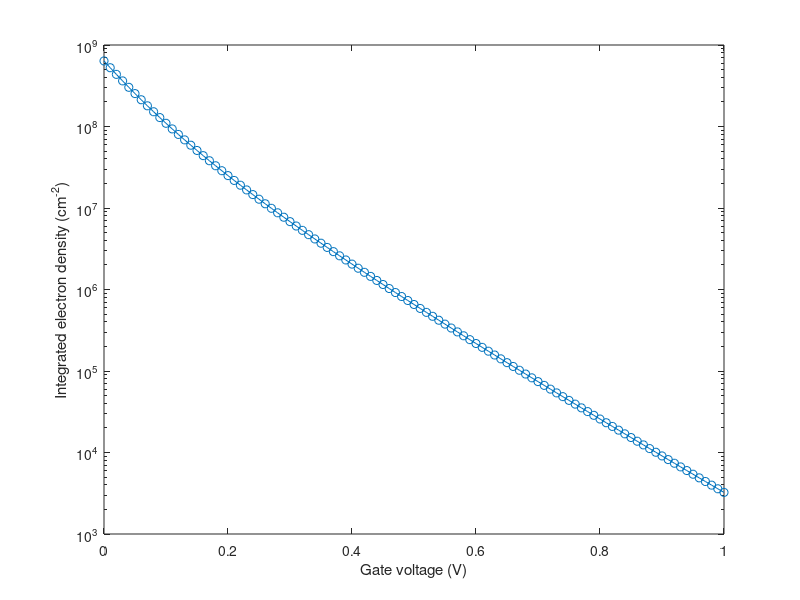

Reproduce this figure in MATLAB.
%Assignment 8
clear all;
%%%%%%%%%%%%%%%%%%%%%%%%%%%%%%%%%%%%%%%%%%%%%%%%%%%%%%%%%%%%%%%%%%%%%%%%%%%
q = 1.602192e-19; % Elementary charge, C
eps0 = 8.854187817e-12; % Vacuum permittivity, F/m
eps_si = 11.7; % relative permittivity for silicon
eps_ox = 3.9;  % relative permittivity for oxide
tox = 8e-10; %oxidelayer thickness, m
tsi = 5e-9; %silicon layer thickness, m
N = 67; % 6.6 nm thick
k_B = 1.380662e-23; % Boltzmann constant, J/K
ni = 1.0e16; % 1.0e10/cm^3, intrinsic carrier density
T=300; %temp. 300K
Nacc = 1e24; %number density, m^-3, 10^18cm^-3
V_T=k_B*T/q; %thermal voltage at 300K (~26meV)
Np1 = 1.0e16;

interface1 = 9; %at x =0.8nm
interface2 = 59; %at x =5.8nm
j1=interface1;
j2=interface2;
Deltax = (6.6e-9)/(N-1); %spacing
coef = Deltax*Deltax*q/eps0;
%%%%%%%%%%%%%%%%%%%%% Numerical solution %%%%%%%%%%%%%%%%%%%%%%%%%%%%%%%%%%%

    %%%%%%%%%%%%%%%%%%% Boundary Condition %%%%%%%%%%%%%%%%%%%%%%%
    
    
phi = zeros(N,101);
phi(:,1) = 0.33374;
res = zeros (N,1);
Jaco = sparse (N,N);
res(1,1) = phi(1,1) - 0.33374;
res(N,1) = phi(N,1) - 0.33374;
GV = zeros(101,1);
elec = zeros(N,101);
int_elec = zeros(101,1); %integration of electron density

for gate = 1:101
    if (gate ~=1)
        phi(:, gate)= phi(:, gate-1); %Using the previous solution for next gate Voltage
    end
    phi(1, gate) = 0.33374 - ((gate-1.0)/100.0);
    phi(N, gate) = phi(N, gate);
    Jaco(1,1) = 1.0;
    Jaco(N,N) = 1.0;
    res(1,1) = phi(1,gate) - 0.33374+((gate-1.0)/100.0);
    res(N,1) = res(1,1);
    GV(gate,1) = (gate-1.0)/100.0;
    
    

    for nt = 1:10


    for ii = 2 : N-1
%%%%%%%%%%%%%%%%Laplacian part%%%%%%%%%%%%%%%%%%%%%
            if (ii < j1 || ii>j2)
                res(ii,1) = eps_ox*phi(ii+1,gate) - 2*eps_ox*phi(ii,gate) + eps_ox*phi(ii-1,gate);
                Jaco(ii,ii-1) = eps_ox; Jaco(ii,ii) = -2*eps_ox; Jaco(ii,ii+1) = eps_ox;
            elseif (ii==j1)
                res(ii,1) = eps_si*phi(ii+1,gate) - (eps_si+eps_ox)*phi(ii,gate) + eps_ox*phi(ii-1,gate) ;
                Jaco(ii,ii-1) = eps_ox; Jaco(ii,ii) = -(eps_ox+eps_si); Jaco(ii,ii+1) = eps_si;
            elseif (ii==j2)
                res(ii,1) = eps_ox*phi(ii+1,gate) - (eps_si+eps_ox)*phi(ii,gate) + eps_si*phi(ii-1,gate);
                Jaco(ii,ii-1) = eps_si; Jaco(ii,ii) = -(eps_ox+eps_si); Jaco(ii,ii+1) = eps_ox;
            else
                res(ii,1) = eps_si*phi(ii+1,gate) - 2*eps_si*phi(ii,gate) + eps_si*phi(ii-1,gate);
                Jaco(ii,ii-1) = eps_si; Jaco(ii,ii) = -2*eps_si; Jaco(ii,ii+1) = eps_si;
            end
        end
%%%%%%%%%%%%%%%%%charge part%%%%%%%%%%%%%%%%%%%%%%%%%
        for ii = j1:j2
            if(ii==j1)
                res(ii,1) = res(ii,1) - coef*(Nacc+ni*exp(phi(ii,gate)/V_T))*0.5;
                Jaco(ii,ii) = Jaco(ii,ii) - coef*ni*exp(phi(ii,gate)/V_T)/V_T*0.5;
            elseif (ii==j2)
                res(ii,1) = res(ii,1) - coef*(Nacc+ni*exp(phi(ii,gate)/V_T))*0.5;
                Jaco(ii,ii) = Jaco(ii,ii) - coef*ni*exp(phi(ii,gate)/V_T)/V_T*0.5;
            else
                res(ii,1) = res(ii,1) - coef*(Nacc+ni*exp(phi(ii,gate)/V_T));
                Jaco(ii,ii) = Jaco(ii,ii) - coef*ni*exp(phi(ii,gate)/V_T)/V_T;
            end
        end

        update = Jaco\(-res);
        phi(:,gate) = phi(:,gate) + update; 
    end 
 %%%%%%%%%%%%%%%%integration part%%%%%%%%%%%%%%%%%%%
   for ii = j1:j2
       elec(ii,gate) = ni*exp(phi(ii,gate)/V_T);
       if (ii==j1 || ii==j2)
           int_elec(gate,1) = int_elec(gate,1) + Deltax/2*elec(ii,gate);
       else
           int_elec(gate,1) = int_elec(gate,1) + Deltax/2*elec(ii,gate);
       end
   end
end

figure(1)
semilogy(GV(:,1),int_elec(:,1)*1e-4, 'o-');
xlabel ('Gate voltage (V)');
ylabel ('Integrated electron density (cm^-^2)');
